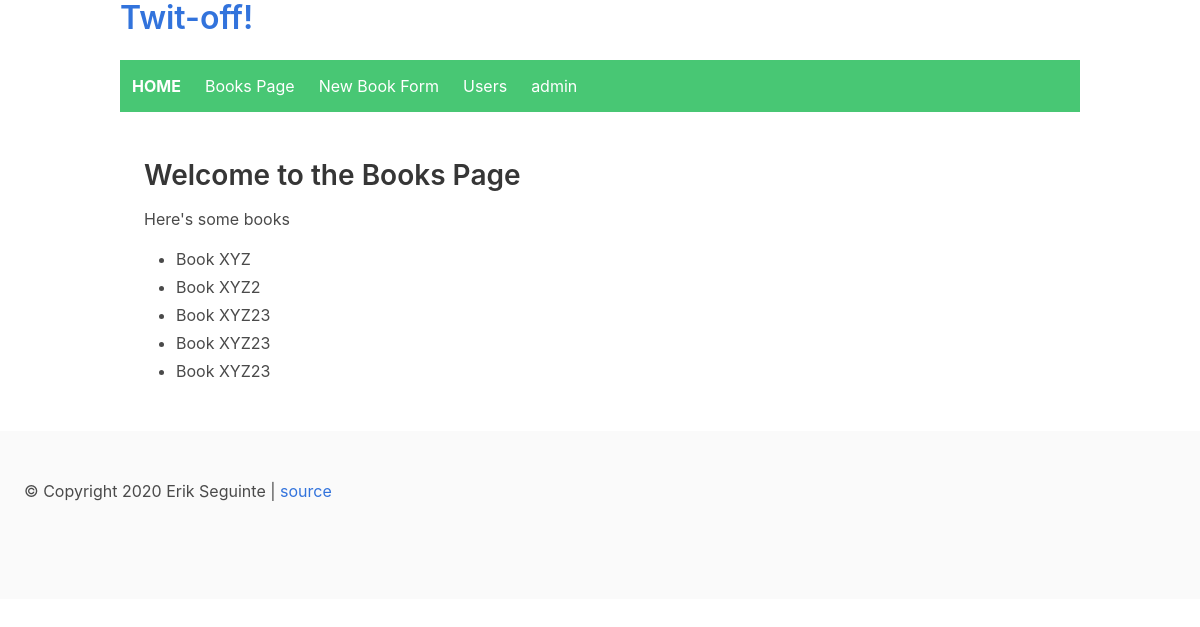
Before: /books with the older database file.
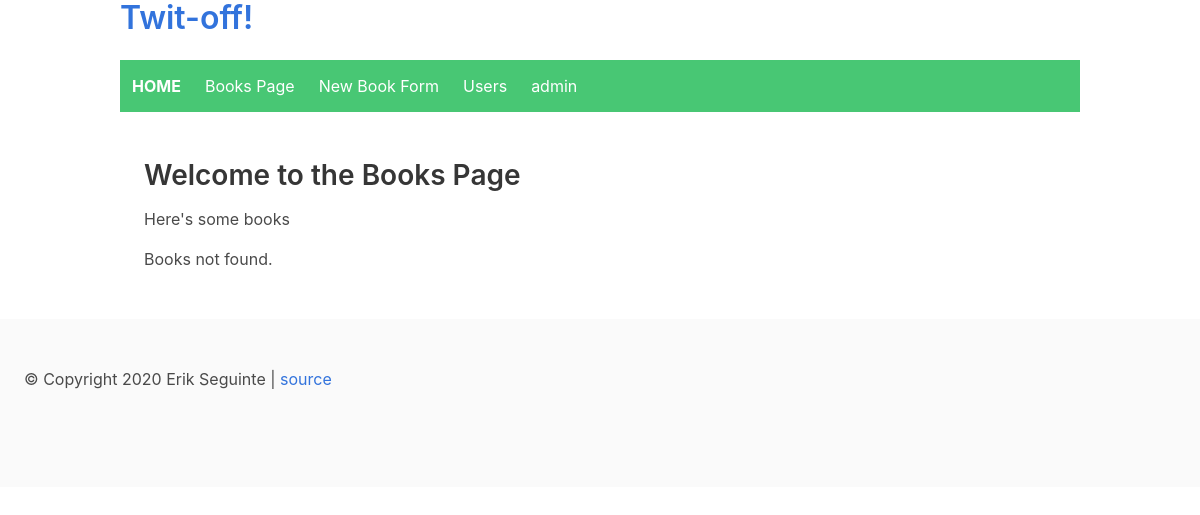
After: the same page with the newer database file.
### twit_off_pt5/core/models.py (models this page shows)
class Book(db.Model):
    id = Column(Integer, primary_key=True)
    title = Column(String(128))
    author_id = Column(String(128))
    def __repr__(self):
        return f"<Book {self.id} {self.title}>"

### twit_off_pt5/routes/book_routes.py (the view)
@book_routes.route("/books")
def list_books_for_humans():
    records = Book.query.all()
    books = parse_records(records)
    return render_template("books.html", message="Here's some books", books=books)

### twit_off_pt5/core/models.py (called while the page is built)
def parse_records(database_records):
    parsed_records = []
    for record in database_records:
        print(record)
        parsed_record = record.__dict__
        del parsed_record["_sa_instance_state"]
        parsed_records.append(parsed_record)
    return parsed_records

### twit_off_pt5/templates/books.html (shortened to what this page needs)
{% extends "layout.html" %}
{% block content %}
    <div class="section">
        <h2>Welcome to the Books Page</h2>
        <p>{{ message }}</p>
        {% if books %}
            <ul>
                {% for book in books %}
                    <li>{{ book["title"] }}</li>
                {% endfor %}
            </ul>
        {% else %}
            <p>Books not found.</p>
        {% endif %}
    </div>
{% endblock %}

### twit_off_pt5/templates/layout.html (shortened to what this page needs)
<!doctype html>
<html>
<head>
    <link rel="stylesheet" href="{{ url_for('static', filename = 'css/bulma.css') }}" media="all"/>
</head>
<body>
<main class="container">
    <h1 class="title"><a href="/">Twit-off!</a></h1>
    <div>
        {% block nav %}
            <nav class="navbar is-success">
                <div class="navbar-brand">
                    <a class="navbar-item" href="/">
                        <strong>HOME</strong>
                    </a>
                </div>
                <div id="navbarBasic" class="navbar-menu is-active">
                    <div class="navbar-start">
                        <a class="navbar-item" href="/books">Books Page</a>
                        <a class="navbar-item" href="/books/new">New Book Form</a>
                        <a class="navbar-item" href="/users">Users</a>
                        <a class="navbar-item" href="/admin/db/reset_confirmation">admin</a>
                    </div>
                </div>
            </nav>
        {% endblock %}
    </div>
    <div id="content" class="content">
        {% block content %}
        {% endblock %}
    </div>
</main>
<footer id="footer" class="footer">
    &copy; Copyright 2020 Erik Seguinte |
    <a href="https://github.com/erikseguinte/">source</a>
</footer>
</body>
</html>

Changed rows visible on the page:
removed Book: title "Book XYZ"
removed Book: title "Book XYZ2"
removed Book: title "Book XYZ23"
removed Book: title "Book XYZ23"
removed Book: title "Book XYZ23"
Other visible differences:
text now shown: "Books not found."
